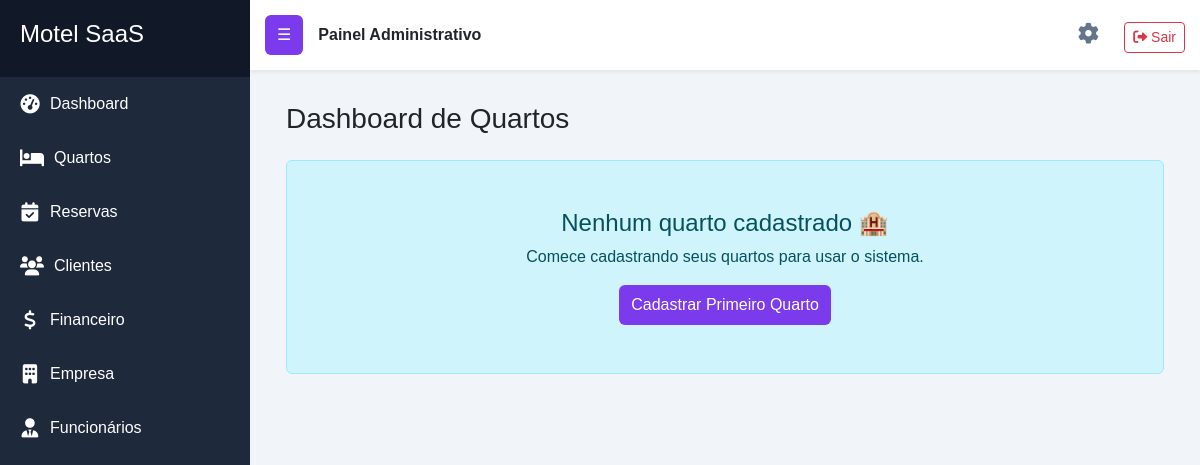
/reservas/ (signed in), run on an earlier commit of the app's database.
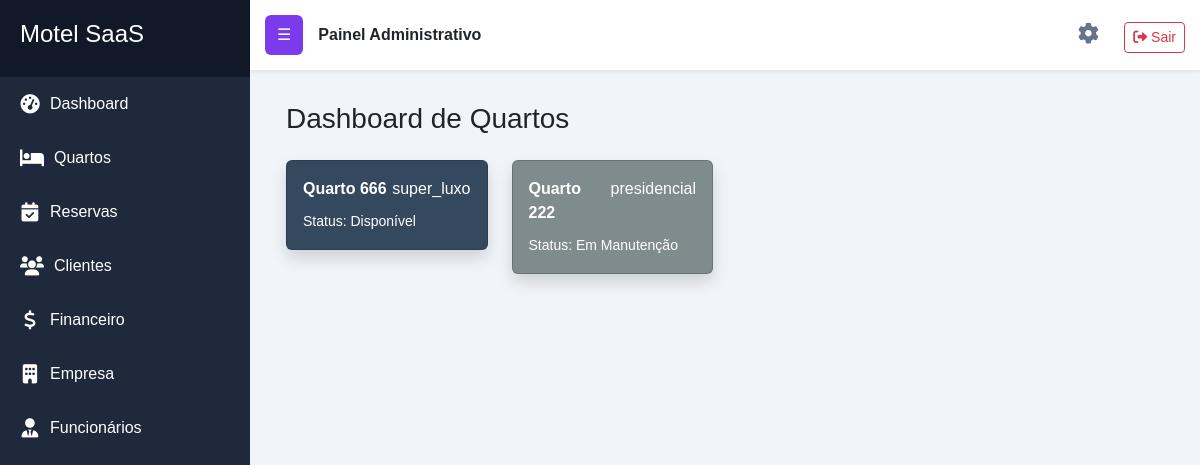
And on a later commit of the database.
### apps/quartos/models.py (models this page shows, shortened)
class Quarto(models.Model):
    STATUS_CHOICES = [
        ('disponivel', 'Disponível'),
        ('ocupado', 'Ocupado'),
        ('manutencao', 'Em Manutenção'),
    ]
    TIPO_CHOICES = [
        ('standard', 'Standard'),
        ('luxo', 'Luxo'),
        ('super_luxo', 'Super Luxo'),
        ('presidencial', 'Presidencial'),
        ('tematica', 'Temática'),
    ]
    numero = models.CharField(max_length=10, verbose_name='Número do Quarto')
    tipo = models.CharField(max_length=50, choices=TIPO_CHOICES, verbose_name='Tipo do Quarto')
    valor_hora = models.DecimalField(max_digits=10, decimal_places=2, verbose_name='Valor por Hora')
    status = models.CharField(max_length=20, choices=STATUS_CHOICES, default='disponivel', verbose_name='Status do Quarto')
    esta_ativo = models.BooleanField(default=True, verbose_name='Ativo')
    data_criacao = models.DateTimeField(auto_now_add=True, verbose_name='Data de Criação')
    def cor_status(self):
        cores = {
            'ocupado': '#e74c3c',
            'livre': '#2ecc71',
            'limpeza': '#f1c40f',
            'manutencao': '#7f8c8d',
        }
        return cores.get(self.status, '#34495e')

### apps/reservas/views.py (the view)
# urls.py: path('', dashboard_reservas, name='dashboard_reservas'),
@login_required
def dashboard_reservas(request):
    quartos = Quarto.objects.all()
    return render(request, 'reservas/dashboard.html', {'quartos': quartos})

### templates/reservas/dashboard.html (shortened to what this page needs)
{% extends 'base.html' %}
{% block content %}
<div class="container-fluid">
    <h3 class="mb-4">Dashboard de Quartos</h3>
    <div class="row">
        {% if quartos %}
            {% for quarto in quartos %}
            <div class="col-md-3 mb-4">
                <div class="card text-white shadow rounded"
                    style="background-color: {{ quarto.cor_status }}; cursor:pointer;"
                    onclick="abrirModal({{ quarto.id }})">
                    <div class="card-body">
                        <div class="d-flex justify-content-between mb-2">
                            <strong>Quarto {{ quarto.numero }}</strong>
                            <span>{{ quarto.tipo }}</span>
                        </div>
                        <small>Status: {{ quarto.get_status_display }}</small>
                    </div>
                </div>
            </div>
            {% endfor %}
        {% else %}
            <div class="col-12">
                <div class="alert alert-info text-center p-5">
                    <h4>Nenhum quarto cadastrado 🏨</h4>
                    <p>Comece cadastrando seus quartos para usar o sistema.</p>
                    <a href="{% url 'quartos:criar_quarto' %}" class="btn btn-primary">
                        Cadastrar Primeiro Quarto
                    </a>
                </div>
            </div>
        {% endif %}
    </div>
</div>
{% load static %}
{% endblock %}

What changed in the data, as far as the page shows it:
added Quarto: numero "666", tipo "super_luxo", status "Disponível"
added Quarto: numero "222", tipo "presidencial", status "Em Manutenção"
Also different on the page:
text no longer shown: "Nenhum quarto cadastrado 🏨 Comece cadastrando seus quartos para usar o sistema. Cadastrar Primeiro Quarto"
